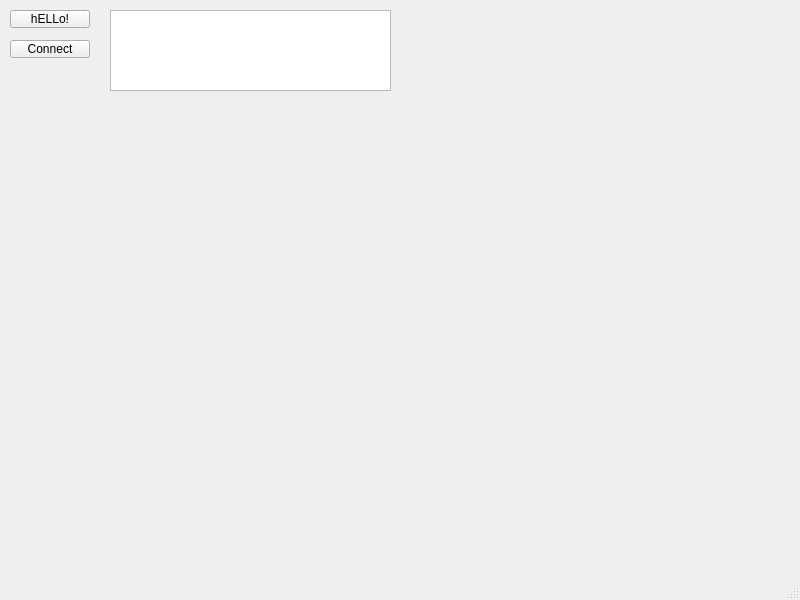
<?xml version="1.0" encoding="UTF-8"?>
<ui version="4.0">
 <class>MainWindow</class>
 <widget class="QMainWindow" name="MainWindow">
  <property name="geometry">
   <rect>
    <x>0</x>
    <y>0</y>
    <width>800</width>
    <height>600</height>
   </rect>
  </property>
  <property name="windowTitle">
   <string>MainWindow</string>
  </property>
  <widget class="QWidget" name="centralwidget">
   <widget class="QPushButton" name="btnHello">
    <property name="geometry">
     <rect>
      <x>10</x>
      <y>10</y>
      <width>80</width>
      <height>18</height>
     </rect>
    </property>
    <property name="text">
     <string>hELLo!</string>
    </property>
   </widget>
   <widget class="QPushButton" name="btnConnect">
    <property name="geometry">
     <rect>
      <x>10</x>
      <y>40</y>
      <width>80</width>
      <height>18</height>
     </rect>
    </property>
    <property name="text">
     <string>Connect</string>
    </property>
   </widget>
   <widget class="QTextEdit" name="teResult">
    <property name="geometry">
     <rect>
      <x>110</x>
      <y>10</y>
      <width>281</width>
      <height>81</height>
     </rect>
    </property>
    <property name="readOnly">
     <bool>true</bool>
    </property>
   </widget>
  </widget>
  <widget class="QMenuBar" name="menubar">
   <property name="geometry">
    <rect>
     <x>0</x>
     <y>0</y>
     <width>800</width>
     <height>17</height>
    </rect>
   </property>
  </widget>
  <widget class="QStatusBar" name="statusbar"/>
 </widget>
 <resources/>
 <connections/>
</ui>
